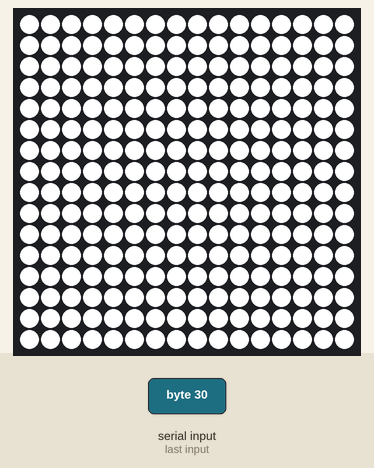
A sketch run on a simulated Arduino Uno, built with avr-gcc and run on an emulated ATmega328P. Parts: 16×16 RGB LED matrix (first LED top left, wired row by row). Inputs (shaded band) come from the test bench.

1.3 s: byte 30 received over Serial
Above: at 1.4 s.
Timing chart, 0 to 4.3 s (numbered marks = the images above; inputs shaded):
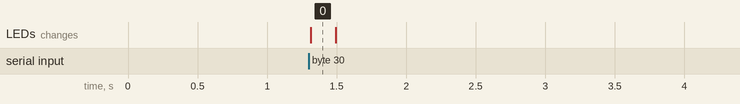

Measured:
- after the input at 1.3 s, the LEDs: change at once (image 0)

The sketch:

main.ino
```cpp
#include <FastLED.h>

// How many leds in your strip?
#define NUM_LEDS 256

#define TIME_ANIMATE_OFF 10
#define ON_COLOUR CRGB::White

// For led chips like WS2812, which have a data line, ground, and power, you just
// need to define DATA_PIN.  For led chipsets that are SPI based (four wires - data, clock,
// ground, and power), like the LPD8806 define both DATA_PIN and CLOCK_PIN
// Clock pin only needed for SPI based chipsets when not using hardware SPI
#define DATA_PIN 8
// #define CLOCK_PIN 13

// Define the array of leds
CRGB leds[NUM_LEDS];

// Params for width and height
#define kMatrixWidth 16
#define kMatrixHeight 16

uint16_t XY(uint8_t x, uint8_t y) {
  uint16_t i;
  if(y & 0x01) {
    // Odd rows run backwards
    uint8_t reverseX = (kMatrixWidth - 1) - x;
    i = (y * kMatrixWidth) + reverseX;
  } else {
    // Even rows run forwards
    i = (y * kMatrixWidth) + x;
  }

  return i;
}

void setXY(int x, int y, bool active) {
  int i = XY(x, y);
  leds[i] = active ? ON_COLOUR : CRGB::Black;
}

// idx in [0, 7]
void setRing(int idx, bool active) {
  // top
  for (int x = idx; x < 16 - idx; x++) {
    setXY(x, idx, active);
  }

  // bottom
  for (int x = idx; x < 16 - idx; x++) {
    setXY(x, 15 - idx, active);
  }

  // left
  for (int y = idx; y < 16 - idx; y++) {
    setXY(idx, y, active);
  }

  // right
  for (int y = idx; y < 16 - idx; y++) {
    setXY(15 - idx, y, active);
  }
}

void setup() {
    FastLED.addLeds<NEOPIXEL, DATA_PIN>(leds, NUM_LEDS);  // GRB ordering is assumed

    // LEDs off
    for (int i = 0; i < NUM_LEDS; i++) {
      leds[i] = CRGB::Black;
    }
    FastLED.show();

    Serial.begin(2400);
	  Serial.setTimeout(1);

    FastLED.setMaxRefreshRate(0, false);
}

void loop() {
  if (Serial.available()) {
    int duration = Serial.read();
    if (!duration) return;

    // Turn the LEDs on, then pause
    for (int i = 0; i < 256; i++) {
      leds[i] = ON_COLOUR;
    }
    FastLED.show();

    delay(duration);

    // Now turn the LEDs off with animation
    for (int i = 0; i < 8; i++) {
      setRing(i, false);
      FastLED.show();
      delay(TIME_ANIMATE_OFF);
    }
  }
}
```
